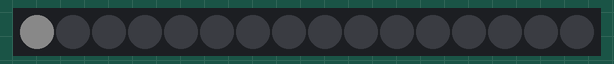
A sketch run on a simulated Arduino Uno, built with avr-gcc and run on an emulated ATmega328P. Parts: 16 RGB LEDs in strip order, left to right. Dim RGB values are drawn brighter than linear.

Above: at 0.15 s.
At 0.55 s:
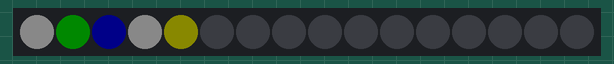
At 0.96 s:
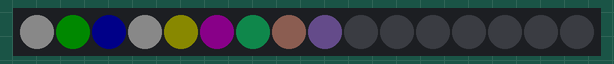
At 1.7 s:
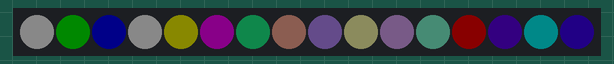

The sketch:

RGBW-16-static.ino
```cpp
// RGBW (Red Green Blue White Neo-Pixel starter code
// 16 LEDS with no loop inside of void loop()
// CW Coleman 170413

#include <Adafruit_NeoPixel.h>
#ifdef __AVR__
  #include <avr/power.h>
#endif

#define PIN 6

#define NUM_LEDS 16

#define BRIGHTNESS 10

Adafruit_NeoPixel strip = Adafruit_NeoPixel(NUM_LEDS, PIN, NEO_GRBW + NEO_KHZ800);


void setup() {
  Serial.begin(115200);
  strip.setBrightness(BRIGHTNESS);
  strip.begin();
  strip.show(); // Initialize all pixels to 'off'
}

// Initialize some variables for the void loop()
int led, red, green, blue, white;
int wait = 100;

void loop() {

  led = 0; red = 255; green = 255; blue = 255; white = 10;
  strip.setPixelColor(led, red, green , blue, white);
  delay(wait);
  strip.show();

  led = 1; red = 16; green = 255; blue = 8; white = 10;
  strip.setPixelColor(led, red, green , blue, white);
  delay(wait);
  strip.show();

  led = 2; red = 8; green = 16; blue = 255; white = 10;
  strip.setPixelColor(led, red, green , blue, white);
  delay(wait);
  strip.show();

  led = 3; red = 10; green = 16; blue = 8; white = 255;
  strip.setPixelColor(led, red, green , blue, white);
  delay(wait);
  strip.show();

  led = 4; red = 255; green = 255; blue = 8; white = 10;
  strip.setPixelColor(led, red, green , blue, white);
  delay(wait);
   strip.show();

  led = 5; red = 255; green = 16; blue = 255; white = 10;
  strip.setPixelColor(led, red, green , blue, white);
  delay(wait);
   strip.show();

  led = 6; red = 25; green = 216; blue = 118; white = 10;
  strip.setPixelColor(led, red, green , blue, white);
  delay(wait);
   strip.show();

    led = 7; red = 205; green = 106; blue = 88; white = 110;
  strip.setPixelColor(led, red, green , blue, white);
  delay(wait);
   strip.show();

    led = 8; red = 155; green = 116; blue = 228; white = 50;
  strip.setPixelColor(led, red, green , blue, white);
  delay(wait);
   strip.show();

    led = 9; red = 229; green = 216; blue = 118; white = 90;
  strip.setPixelColor(led, red, green , blue, white);
  delay(wait);
   strip.show();

    led = 10; red = 205; green = 161; blue = 218; white = 0;
  strip.setPixelColor(led, red, green , blue, white);
  delay(wait);
   strip.show();

    led = 11; red = 55; green = 196; blue = 158; white = 110;
  strip.setPixelColor(led, red, green , blue, white);
  delay(wait);
   strip.show();

    led = 12; red = 255; green = 16; blue = 8; white = 10;
  strip.setPixelColor(led, red, green , blue, white);
  delay(wait);
   strip.show();

    led = 13; red = 55; green = 6; blue = 118; white = 10;
  strip.setPixelColor(led, red, green , blue, white);
  delay(wait);
   strip.show();

   led = 14; red = 5; green = 255; blue = 255; white = 10;
  strip.setPixelColor(led, red, green , blue, white);
  delay(wait);
   strip.show();

  led = 15; red = 55; green = 16; blue = 208; white = 10;
  strip.setPixelColor(led, red, green , blue, white);
  delay(wait);
  strip.show();


}
```
